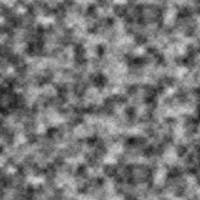
Frame 1 (no input)
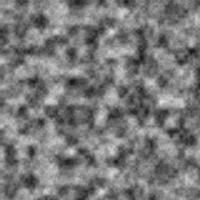
Frame 60 (the mouse pressed at the canvas centre just before this capture)
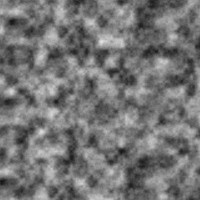
Frame 120 (the mouse held since frame 60 and released just before this capture)

The Processing sketch that drew these frames (run headless with seeded random() and noise(); from frame 60 on, the mouse is pressed at the canvas centre):

// Processing sketch: sketch
// ── sketch.pde
float timeX;
float timeY;

float incX;
float incY;

float offset = 0;

void setup() {
  size(200, 200);
  noSmooth();
  background(0);
  timeX = 0;
  timeY = 0;
  incX = 0.1;
  incY = 0.1;
}

void draw() {
  timeY = 0;
  for(int i = 0; i < width; i++) {
    timeX = 0;
    for(int j = 0; j < height; j++) {
      stroke(map(noise(offset + timeX, offset + timeY), 0, 1, 0, 255));
      point(i,j);
      timeX += incX;
    }
    timeY += incY;
  }
  offset += 0.1;
}
